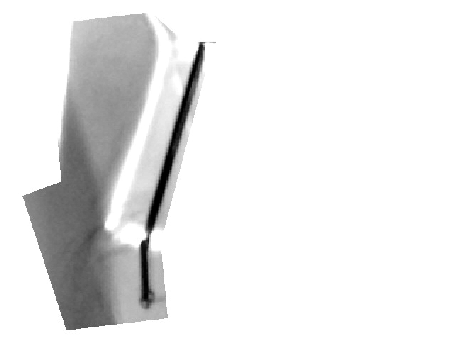
#> input picture related_app/auto_result3.png, 456 x 342 px
$ python auto_calibrate3.py
#> lines starting #> are read from the running program, lines starting #| are printed output that depends on the picture
import cv2
import numpy as np
from matplotlib import pyplot as plt

BASE_ALPHA = 3.072289156626506
BASE_BETA = -144.3975903614458

def convertScale(img, alpha, beta):
    """Add bias and gain to an image with saturation arithmetics. Unlike
    cv2.convertScaleAbs, it does not take an absolute value, which would lead to
    nonsensical results (e.g., a pixel at 44 with alpha = 3 and beta = -210
    becomes 78 with OpenCV, when in fact it should become 0).
    """

    new_img = img * alpha + beta
    new_img[new_img < 0] = 0
    new_img[new_img > 255] = 255
    return new_img.astype(np.uint8)


# Automatic brightness and contrast optimization with optional histogram clipping
def automatic_brightness_and_contrast(image, clip_hist_percent=25):
    hsv = cv2.cvtColor(image, cv2.COLOR_BGR2HSV)
    cur_hsv = 255 - int(hsv[-1][-1][-1])
    print(cur_hsv)


image = cv2.imread('auto_result3.png')
#> image is the input picture: shape (342, 456, 3); min 0, max 255, mean 231.1
hist = (cv2.calcHist([image],[0],None,[256],[0,256]))
#> hist = 256 values, max 119675 at index 255, min 4 at index 58, mean 609.2
plt.plot(hist)
plt.xlim([250, 255])
plt.show()
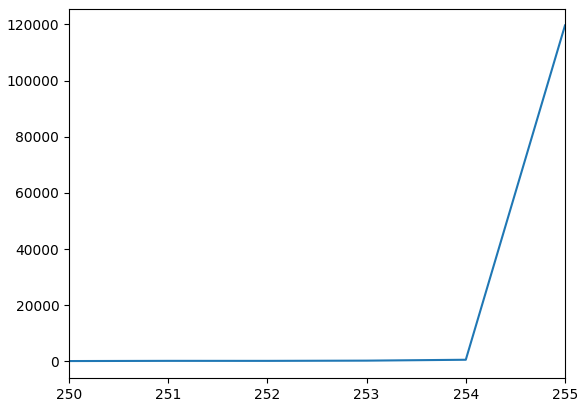
#> figure drawn by matplotlib, 1 panel; curve peaks at x = 255, y = 119675
# [7 lines of commented-out code are left out]

$ run again, with related_app/auto_result2.png copied over related_app/auto_result3.png
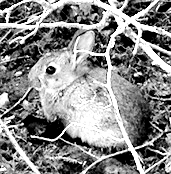
#> input picture related_app/auto_result2.png, 171 x 174 px
#> image is the input picture: shape (174, 171, 3); min 0, max 255, mean 134.9
#> hist = 256 values, max 3951 at index 255, min 0 at index 1, mean 116.2
#> `plt.show()`:
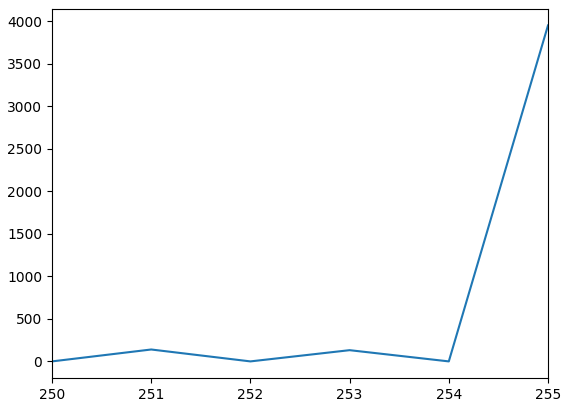
#> figure drawn by matplotlib, 1 panel; curve peaks at x = 255, y = 3951
